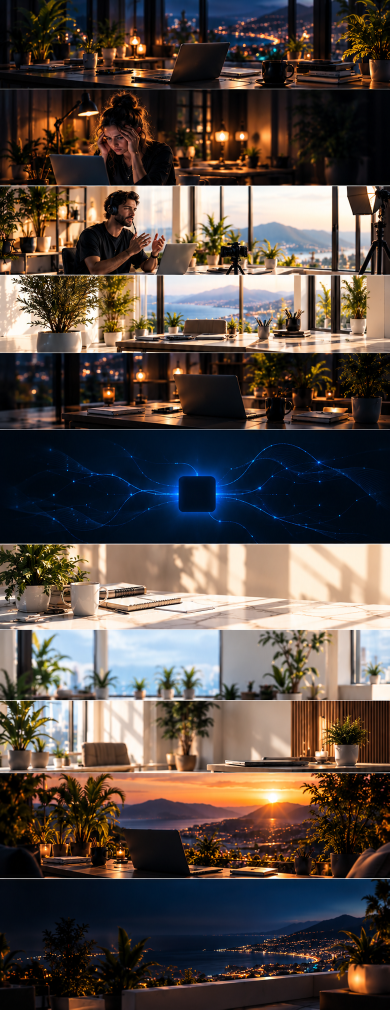
#> input picture src/assets/boceto/coaching-v2/fondos.png, 779 x 2019 px (shown at 1/2 size)
$ python fondos-coaching-v2.py
#> lines starting #> are read from the running program, lines starting #| are printed output that depends on the picture
# -*- coding: utf-8 -*-
"""
Fondos de la landing de coaching v2 (2026-10-02).

De donde salen
--------------
Anais paso dos imagenes del mismo tamano (779x2019):

    src/assets/boceto/coaching-v2/referencia.png   la pagina entera pintada
    src/assets/boceto/coaching-v2/fondos.png       la hoja de fondos

Ojo: las dos miden lo mismo pero NO estan alineadas seccion a seccion. La
hoja de fondos son once escenas sueltas apiladas, cada una con su alto, y
las secciones del boceto caen en otras alturas. Las costuras se detectaron
midiendo el salto de brillo medio entre filas consecutivas (una linea
blanca de 1-2 px separa cada escena):

    178 · 371 · 550 · 706 · 858 · 1088 · 1259 · 1401 · 1546 · 1757

La de 1259 no la pilla el umbral de 18 que vale para las demas, porque
separa dos escenas claras; se vio bajando el umbral en esa franja.

Ademas llegaron dos imagenes mas, ya a 1993x789:

    cta-aspiracional.png   terraza al atardecer sobre la ciudad
    sistema-referencia.png la seccion 6 pintada CON el diagrama encima

La segunda no sirve de fondo (lleva el diagrama y un panel con cifras
inventadas quemados en la foto): se queda de referencia para colocar las
piezas del diagrama, que se reconstruye en HTML.

Resolucion, que es el limite de esta landing
--------------------------------------------
Las bandas miden 779 px de ancho y en la web se ven a 1440 y mas, asi que
se amplian entre 2 y 2,5 veces. Se les da un desenfoque leve en CSS para
que se lean como profundidad de campo y no como pixelado (misma receta que
en dental v2). Si Anais pasa la hoja a mas resolucion, se vuelve a correr
este script y no hay que tocar el HTML.

El movil
--------
Fallo 10 de CLAUDE.md: una foto de 779x150 puesta con `cover` en un hueco
alto y estrecho se amplia tanto que solo se ve un parche de color. Cada
seccion lleva su recorte vertical `*-movil.webp`, que es una ventana
estrecha de la misma escena, no la banda apaisada.
"""

from PIL import Image, ImageFilter
from pathlib import Path

RAIZ = Path(__file__).resolve().parent.parent
BOCETO = RAIZ / 'src' / 'assets' / 'boceto' / 'coaching-v2'
SALIDA = RAIZ / 'src' / 'assets'

# (nombre, y0, y1, x del centro del recorte movil en tanto por uno)
BANDAS = [
    ('coach-hero-banda',0,  177, 0.62),   # escritorio de noche. Ya NO es el hero (ver abajo)
    ('coach-cae',     180,  370, 0.30),   # coach agobiada de noche ante el portatil
    ('coach-interes', 374,  549, 0.72),   # coach grabando, tranquilo
    ('coach-funciona',552,  705, 0.50),   # escritorio de dia, plantas y mar
    ('coach-demo',    708,  857, 0.55),   # escritorio de noche con velas
    ('coach-sistema', 861, 1087, 0.50),   # red azul abstracta (fondo del diagrama)
    ('coach-limite-banda', 1090, 1258, 0.45),  # sustituidas por las tiras de claras.png
    ('coach-proceso-banda',1261, 1400, 0.50),
    ('coach-equipo-banda', 1403, 1545, 0.50),
    ('coach-cierre', 1548, 1756, 0.55),   # atardecer sobre la ciudad: el CTA
    ('coach-pie',    1760, 2019, 0.50),   # terraza de noche con la ciudad al fondo
]

ANCHO_ESC = 1600   # ancho de salida en escritorio
ANCHO_MOV = 520    # ancho de salida en movil
ALTO_MOV = 1100    # alto de salida en movil (ventana alta y estrecha)


def guarda(im, destino, calidad=72):
    im.save(destino, 'WEBP', quality=calidad, method=6)
    print('%-34s %4dx%-4d %5.1f KB' % (
        destino.name, im.width, im.height, destino.stat().st_size / 1024))


def escritorio(hoja, nombre, y0, y1):
    banda = hoja.crop((0, y0, hoja.width, y1))
    f = ANCHO_ESC / banda.width
    banda = banda.resize((ANCHO_ESC, int(banda.height * f)), Image.LANCZOS)
    # El reescalado grande deja bordes duros; un desenfoque minimo los funde
    # sin que se note como filtro.
    banda = banda.filter(ImageFilter.GaussianBlur(0.6))
    guarda(banda, SALIDA / (nombre + '.webp'))


def movil(hoja, nombre, y0, y1, centro):
    """Ventana vertical: se coge una columna estrecha de la escena y se
    estira al alto que pide una seccion de movil, en vez de dejar que
    `cover` amplie la panoramica entera."""
    banda = hoja.crop((0, y0, hoja.width, y1))
    # ancho de la ventana = el que da la proporcion 520x1100 sobre el alto
    # real de la banda; si no cabe, se coge toda la banda.
    ancho = min(banda.width, max(60, int(banda.height * ANCHO_MOV / ALTO_MOV)))
    x0 = int(centro * banda.width - ancho / 2)
    x0 = max(0, min(banda.width - ancho, x0))
    v = banda.crop((x0, 0, x0 + ancho, banda.height))
    v = v.resize((ANCHO_MOV, ALTO_MOV), Image.LANCZOS)
    v = v.filter(ImageFilter.GaussianBlur(0.8))
    guarda(v, SALIDA / (nombre + '-movil.webp'))


def main():
    hoja = Image.open(BOCETO / 'fondos.png').convert('RGB')
#> hoja is the input picture: PIL image 779x2019 RGB; mean R, G, B 87.5, 76.1, 69.3
    for nombre, y0, y1, centro in BANDAS:
        escritorio(hoja, nombre, y0, y1)
        movil(hoja, nombre, y0, y1, centro)
#> this loop made 1 pass
#> pass 1, in escritorio, `banda = hoja.crop((0, y0, hoja.width, y1))`:
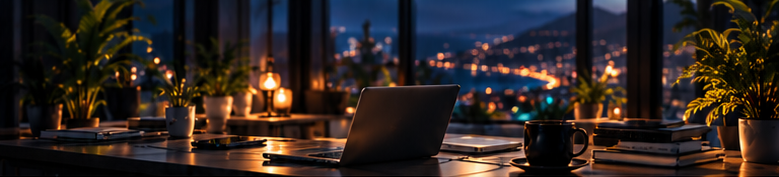
#> banda: PIL image 779x177 RGB; mean R, G, B 46.4, 37.2, 34
#> pass 1, in escritorio, `banda = banda.resize((ANCHO_ESC, int(banda.height * f)), Image.LANCZOS)`:
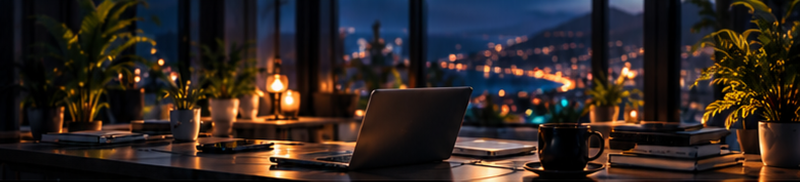
#> banda: PIL image 1600x363 RGB (shown at 1/2 size); mean R, G, B 46.4, 37.2, 34

    # ---- cambios del 2026-10-04, pedidos por Anais ----------------
    # 1. La terraza de Dubai, que estaba en el cierre, pasa al HERO: es la
    #    foto con mas resolucion de las que llegaron (1993x789 contra los
    #    779 de la hoja) y la del hero se veia blanda y apagada.
    #    El cierre se queda con la banda 10 de la hoja, que es la escena
    #    del atardecer que pinta el boceto bajo "Menos oportunidades
    #    perdidas" (la de la chica de espaldas).
    dubai = Image.open(BOCETO / 'cta-aspiracional.png').convert('RGB')
    guarda(dubai.resize((ANCHO_ESC, int(dubai.height * ANCHO_ESC / dubai.width)),
                        Image.LANCZOS), SALIDA / 'coach-hero.webp')
    a = int(dubai.height * ANCHO_MOV / ALTO_MOV)
    x0 = int(dubai.width * 0.72 - a / 2)          # el sol esta a la derecha
    guarda(dubai.crop((x0, 0, x0 + a, dubai.height)).resize((ANCHO_MOV, ALTO_MOV), Image.LANCZOS),
           SALIDA / 'coach-hero-movil.webp')

    # 2. Las tres secciones claras (como trabajamos, el limite, equipo y
    #    garantia) se quedaban sin fondo visible: sus bandas de la hoja son
    #    interiores apagados y el velo se los comia. Entran las tres tiras
    #    de `claras.png`, que llegaron a 1994x789, o sea 2,5 veces la
    #    resolucion de la hoja, y nunca se habian usado.
    #    Costuras medidas igual que en la hoja: 265 y 521.
    claras = Image.open(BOCETO / 'claras.png').convert('RGB')
    TIRAS = [
        ('coach-proceso', 0, 264, 0.50),   # mesa de marmol, portatil y cafe
        ('coach-limite', 269, 520, 0.42),  # terraza con sofa y piscina
        ('coach-equipo', 525, 789, 0.55),  # terraza al atardecer, mesa puesta
    ]
    for nombre, y0, y1, centro in TIRAS:
        escritorio(claras, nombre, y0, y1)
        movil(claras, nombre, y0, y1, centro)


if __name__ == '__main__':
#> (the run stopped early here; a loop or call above may not have finished)

$ run again, with src/assets/boceto/coaching-v2/cae.png copied over src/assets/boceto/coaching-v2/fondos.png
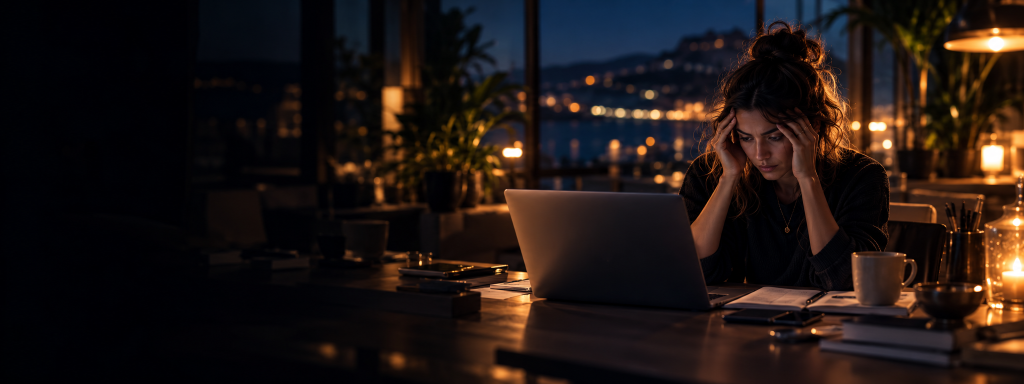
#> input picture src/assets/boceto/coaching-v2/cae.png, 2048 x 768 px (shown at 1/2 size)
#> in main, hoja is the input picture: PIL image 2048x768 RGB; mean R, G, B 31.6, 22, 19.3
#> the loop in main, `for nombre, y0, y1, centro in BANDAS:` made 1 pass
#> pass 1, in escritorio, `banda = hoja.crop((0, y0, hoja.width, y1))`:
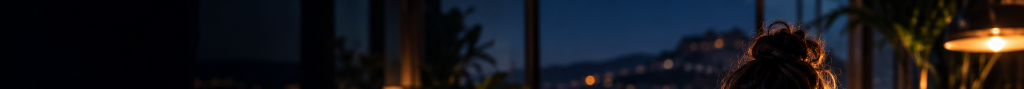
#> banda: PIL image 2048x177 RGB (shown at 1/2 size); mean R, G, B 21, 22.2, 27.5

$ run again, with src/assets/boceto/coaching-v2/cierre.png copied over src/assets/boceto/coaching-v2/fondos.png
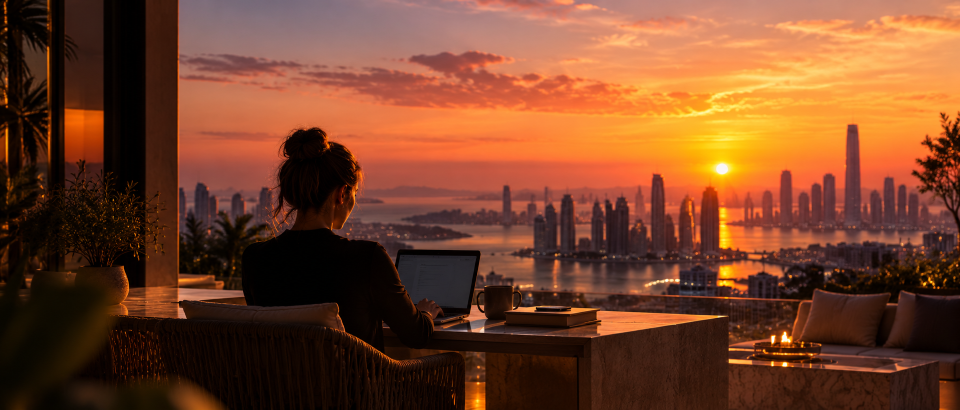
#> input picture src/assets/boceto/coaching-v2/cierre.png, 1920 x 819 px (shown at 1/2 size)
#> in main, hoja is the input picture: PIL image 1920x819 RGB; mean R, G, B 118.5, 67.3, 41
#> the loop in main, `for nombre, y0, y1, centro in BANDAS:` made 1 pass
#> pass 1, in escritorio, `banda = hoja.crop((0, y0, hoja.width, y1))`:
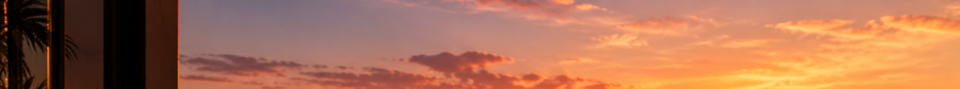
#> banda: PIL image 1920x177 RGB (shown at 1/2 size); mean R, G, B 173.2, 113.7, 85.3

$ run again, with src/assets/boceto/coaching-v2/funciona.png copied over src/assets/boceto/coaching-v2/fondos.png
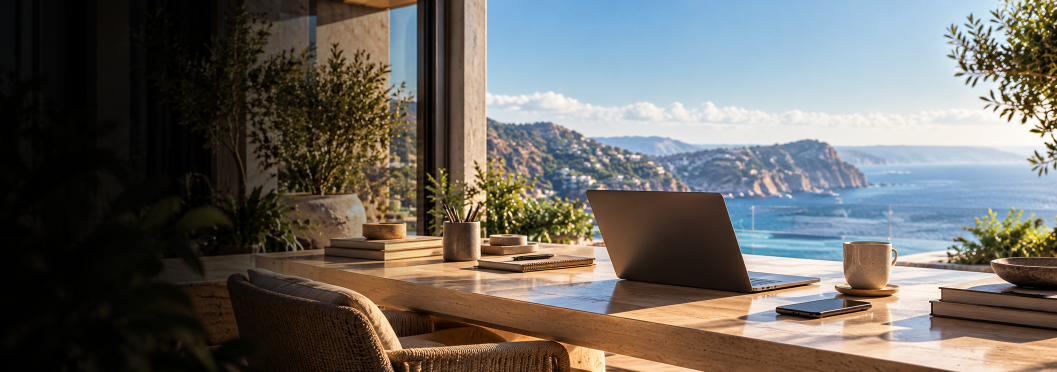
#> input picture src/assets/boceto/coaching-v2/funciona.png, 2113 x 744 px (shown at 1/2 size)
#> in main, hoja is the input picture: PIL image 2113x744 RGB; mean R, G, B 105.5, 102.6, 97.5
#> the loop in main, `for nombre, y0, y1, centro in BANDAS:` made 1 pass
#> pass 1, in escritorio, `banda = hoja.crop((0, y0, hoja.width, y1))`:
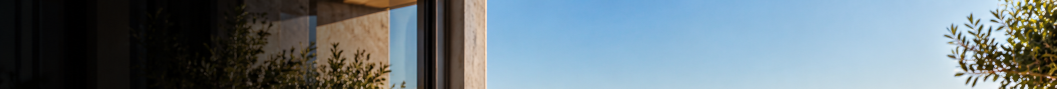
#> banda: PIL image 2113x177 RGB (shown at 1/2 size); mean R, G, B 106.3, 121.1, 128.7
#> pass 1, in escritorio, `banda = banda.resize((ANCHO_ESC, int(banda.height * f)), Image.LANCZOS)`:
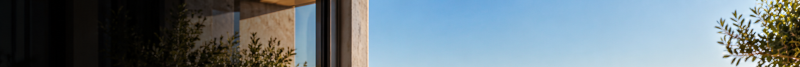
#> banda: PIL image 1600x134 RGB (shown at 1/2 size); mean R, G, B 106.3, 121.1, 128.7
